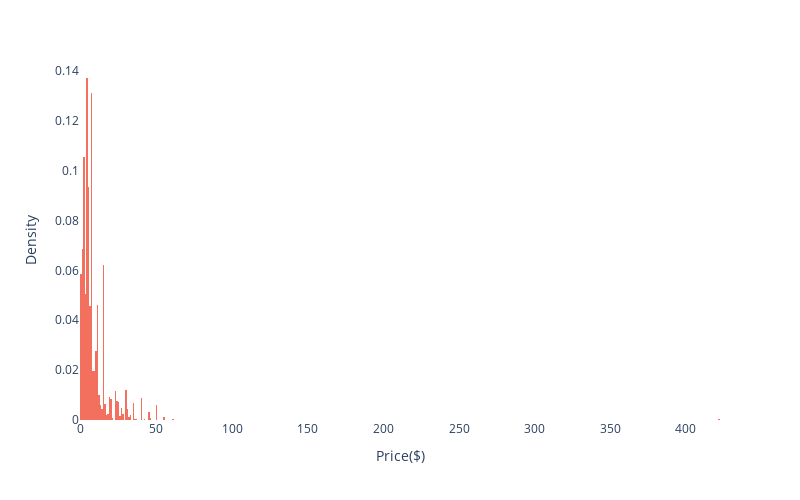

Write notebook code for a chart like this one.
### Code cell
# Using histogram to see the whole data's distribution
colors = ["#F4705E"]
fig = px.histogram(steam_df, x="price",color_discrete_sequence=colors, histnorm="probability density")
fig.update_xaxes(title_text="Price($)")
fig.update_yaxes(title_text="Density")
fig.update_layout(plot_bgcolor="#FFFFFF")
fig.update_layout(width=800,height=500)
fig.show()
# As you can see, when there is an outlier, the entire distribution of data is not clearly visible.
# And the data is completely skewed on the left side

### Figure 1 — Plotly figure (JSON) as saved in the notebook; plotly's stock layout.template omitted (floating-point values rounded to 4 significant figures; data arrays with more than 128 entries replaced by an {"elided": "..."} marker saying what was removed)
{"data": [{"alignmentgroup": "True", "bingroup": "x", "histnorm": "probability density", "hovertemplate": "price=%{x}<br>probability density=%{y}<extra></extra>", "legendgroup": "", "marker": {"color": "#F4705E", "pattern": {"shape": ""}}, "name": "", "offsetgroup": "", "orientation": "v", "showlegend": false, "type": "histogram", "x": {"elided": "3929 float values"}, "xaxis": "x", "yaxis": "y"}], "layout": {"barmode": "relative", "height": 500, "legend": {"tracegroupgap": 0}, "margin": {"t": 60}, "plot_bgcolor": "#FFFFFF", "width": 800, "xaxis": {"anchor": "y", "domain": [0, 1], "title": {"text": "Price($)"}}, "yaxis": {"anchor": "x", "domain": [0, 1], "title": {"text": "Density"}}}}
